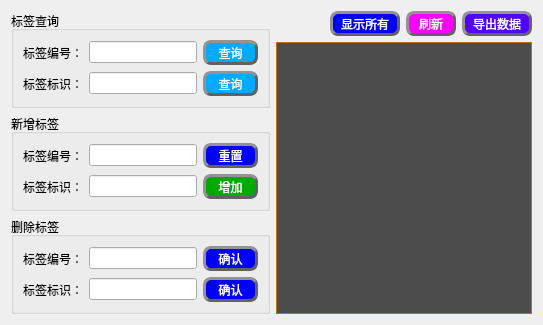
     <widget class="QWidget" name="tab">
      <attribute name="icon">
       <iconset resource="../res/resources.qrc">
        <normaloff>:/icons/s5.png</normaloff>:/icons/s5.png</iconset>
      </attribute>
      <attribute name="title">
       <string/>
      </attribute>
      <layout class="QVBoxLayout" name="verticalLayout_11">
       <item>
        <layout class="QHBoxLayout" name="horizontalLayout_21">
         <item>
          <layout class="QVBoxLayout" name="verticalLayout_10">
           <item>
            <widget class="QGroupBox" name="groupBox_7">
             <property name="sizePolicy">
              <sizepolicy hsizetype="Maximum" vsizetype="Preferred">
               <horstretch>0</horstretch>
               <verstretch>0</verstretch>
              </sizepolicy>
             </property>
             <property name="maximumSize">
              <size>
               <width>16777214</width>
               <height>16777215</height>
              </size>
             </property>
             <property name="styleSheet">
              <string notr="true"/>
             </property>
             <property name="title">
              <string>标签查询</string>
             </property>
             <layout class="QGridLayout" name="gridLayout_11">
              <item row="0" column="0">
               <layout class="QHBoxLayout" name="horizontalLayout_14">
                <item>
                 <widget class="QLabel" name="label_9">
                  <property name="text">
                   <string>标签编号：</string>
                  </property>
                 </widget>
                </item>
                <item>
                 <widget class="QLineEdit" name="lineEdit_9"/>
                </item>
                <item>
                 <widget class="QPushButton" name="pushButton_49">
                  <property name="minimumSize">
                   <size>
                    <width>55</width>
                    <height>25</height>
                   </size>
                  </property>
                  <property name="styleSheet">
                   <string notr="true">QPushButton{
font: 75 10pt &quot;微软雅黑&quot;;
color:rgb(255, 255, 255);
background-color: rgb(0, 170, 255);
border-radius: 8px;
border: 3px groove rgb(98, 98, 98);
border-style: outset;
}
QPushButton:pressed{
border-style: inset;
}
QPushButton:hover{
background-color:rgb(255, 170, 0);
}

</string>
                  </property>
                  <property name="text">
                   <string>查询</string>
                  </property>
                 </widget>
                </item>
               </layout>
              </item>
              <item row="1" column="0">
               <layout class="QHBoxLayout" name="horizontalLayout_15">
                <item>
                 <widget class="QLabel" name="label_10">
                  <property name="text">
                   <string>标签标识：</string>
                  </property>
                 </widget>
                </item>
                <item>
                 <widget class="QLineEdit" name="lineEdit_10"/>
                </item>
                <item>
                 <widget class="QPushButton" name="pushButton_43">
                  <property name="minimumSize">
                   <size>
                    <width>55</width>
                    <height>25</height>
                   </size>
                  </property>
                  <property name="styleSheet">
                   <string notr="true">QPushButton{
font: 75 10pt &quot;微软雅黑&quot;;
color:rgb(255, 255, 255);
background-color: rgb(0, 170, 255);
border-radius: 8px;
border: 3px groove rgb(98, 98, 98);
border-style: outset;
}
QPushButton:pressed{
border-style: inset;
}
QPushButton:hover{
background-color:rgb(255, 170, 0);
}

</string>
                  </property>
                  <property name="text">
                   <string>查询</string>
                  </property>
                 </widget>
                </item>
               </layout>
              </item>
             </layout>
            </widget>
           </item>
           <item>
            <widget class="QGroupBox" name="groupBox_6">
             <property name="sizePolicy">
              <sizepolicy hsizetype="Maximum" vsizetype="Preferred">
               <horstretch>0</horstretch>
               <verstretch>0</verstretch>
              </sizepolicy>
             </property>
             <property name="title">
              <string>新增标签</string>
             </property>
             <layout class="QGridLayout" name="gridLayout_12">
              <item row="0" column="0">
               <layout class="QHBoxLayout" name="horizontalLayout_17">
                <item>
                 <widget class="QLabel" name="label_7">
                  <property name="text">
                   <string>标签编号：</string>
                  </property>
                 </widget>
                </item>
                <item>
                 <widget class="QLineEdit" name="lineEdit_7"/>
                </item>
                <item>
                 <widget class="QPushButton" name="pushButton_46">
                  <property name="minimumSize">
                   <size>
                    <width>55</width>
                    <height>25</height>
                   </size>
                  </property>
                  <property name="styleSheet">
                   <string notr="true">QPushButton{
font: 75 10pt &quot;微软雅黑&quot;;
color:rgb(255, 255, 255);
background-color:rgb(0, 0, 255);
border-radius: 8px;
border: 3px groove rgb(98, 98, 98);
border-style: outset;
}
QPushButton:pressed{
border-style: inset;
}
QPushButton:hover{
background-color:rgb(255, 170, 0);
}

</string>
                  </property>
                  <property name="text">
                   <string>重置</string>
                  </property>
                 </widget>
                </item>
               </layout>
              </item>
              <item row="1" column="0">
               <layout class="QHBoxLayout" name="horizontalLayout_16">
                <item>
                 <widget class="QLabel" name="label_8">
                  <property name="text">
                   <string>标签标识：</string>
                  </property>
                 </widget>
                </item>
                <item>
                 <widget class="QLineEdit" name="lineEdit_8"/>
                </item>
                <item>
                 <widget class="QPushButton" name="pushButton_41">
                  <property name="minimumSize">
                   <size>
                    <width>55</width>
                    <height>25</height>
                   </size>
                  </property>
                  <property name="styleSheet">
                   <string notr="true">QPushButton{
font: 75 10pt &quot;微软雅黑&quot;;
color:rgb(255, 255, 255);
background-color: rgb(0, 170, 0);
border-radius: 8px;
border: 3px groove rgb(98, 98, 98);
border-style: outset;
}
QPushButton:pressed{
border-style: inset;
}
QPushButton:hover{
background-color:rgb(255, 170, 0);
}

</string>
                  </property>
                  <property name="text">
                   <string>增加</string>
                  </property>
                 </widget>
                </item>
               </layout>
              </item>
             </layout>
            </widget>
           </item>
           <item>
            <widget class="QGroupBox" name="groupBox_8">
             <property name="sizePolicy">
              <sizepolicy hsizetype="Maximum" vsizetype="Preferred">
               <horstretch>0</horstretch>
               <verstretch>0</verstretch>
              </sizepolicy>
             </property>
             <property name="title">
              <string>删除标签</string>
             </property>
             <layout class="QGridLayout" name="gridLayout_13">
              <item row="0" column="0">
               <layout class="QHBoxLayout" name="horizontalLayout_19">
                <item>
                 <widget class="QLabel" name="label_12">
                  <property name="text">
                   <string>标签编号：</string>
                  </property>
                 </widget>
                </item>
                <item>
                 <widget class="QLineEdit" name="lineEdit_12"/>
                </item>
                <item>
                 <widget class="QPushButton" name="pushButton_45">
                  <property name="minimumSize">
                   <size>
                    <width>55</width>
                    <height>25</height>
                   </size>
                  </property>
                  <property name="styleSheet">
                   <string notr="true">QPushButton{
font: 75 10pt &quot;微软雅黑&quot;;
color:rgb(255, 255, 255);
background-color:rgb(0, 0, 255);
border-radius: 8px;
border: 3px groove rgb(98, 98, 98);
border-style: outset;
}
QPushButton:pressed{
border-style: inset;
}
QPushButton:hover{
background-color:rgb(255, 170, 0);
}

</string>
                  </property>
                  <property name="text">
                   <string>确认</string>
                  </property>
                 </widget>
                </item>
               </layout>
              </item>
              <item row="1" column="0">
               <layout class="QHBoxLayout" name="horizontalLayout_18">
                <item>
                 <widget class="QLabel" name="label_11">
                  <property name="text">
                   <string>标签标识：</string>
                  </property>
                 </widget>
                </item>
                <item>
                 <widget class="QLineEdit" name="lineEdit_11"/>
                </item>
                <item>
                 <widget class="QPushButton" name="pushButton_44">
                  <property name="minimumSize">
                   <size>
                    <width>55</width>
                    <height>25</height>
                   </size>
                  </property>
                  <property name="styleSheet">
                   <string notr="true">QPushButton{
font: 75 10pt &quot;微软雅黑&quot;;
color:rgb(255, 255, 255);
background-color:rgb(0, 0, 255);
border-radius: 8px;
border: 3px groove rgb(98, 98, 98);
border-style: outset;
}
QPushButton:pressed{
border-style: inset;
}
QPushButton:hover{
background-color:rgb(255, 170, 0);
}

</string>
                  </property>
                  <property name="text">
                   <string>确认</string>
                  </property>
                 </widget>
                </item>
               </layout>
              </item>
             </layout>
            </widget>
           </item>
          </layout>
         </item>
         <item>
          <layout class="QGridLayout" name="gridLayout_14">
           <item row="0" column="0">
            <layout class="QHBoxLayout" name="horizontalLayout_20">
             <item>
              <spacer name="horizontalSpacer_8">
               <property name="orientation">
                <enum>Qt::Horizontal</enum>
               </property>
               <property name="sizeHint" stdset="0">
                <size>
                 <width>40</width>
                 <height>20</height>
                </size>
               </property>
              </spacer>
             </item>
             <item>
              <widget class="QPushButton" name="pushButton_48">
               <property name="minimumSize">
                <size>
                 <width>70</width>
                 <height>25</height>
                </size>
               </property>
               <property name="styleSheet">
                <string notr="true">QPushButton{
font: 75 10pt &quot;微软雅黑&quot;;
color:rgb(255, 255, 255);
background-color:rgb(0, 0, 255);
border-radius: 8px;
border: 3px groove rgb(98, 98, 98);
border-style: outset;
}
QPushButton:pressed{
border-style: inset;
}
QPushButton:hover{
background-color:rgb(255, 170, 0);
}

</string>
               </property>
               <property name="text">
                <string>显示所有</string>
               </property>
              </widget>
             </item>
             <item>
              <widget class="QPushButton" name="pushButton_40">
               <property name="minimumSize">
                <size>
                 <width>50</width>
                 <height>25</height>
                </size>
               </property>
               <property name="styleSheet">
                <string notr="true">QPushButton{
font: 75 10pt &quot;微软雅黑&quot;;
color:rgb(255, 255, 255);
background-color:rgb(255, 0, 255);
border-radius: 8px;
border: 3px groove rgb(98, 98, 98);
border-style: outset;
}
QPushButton:pressed{
border-style: inset;
}
QPushButton:hover{
background-color:rgb(255, 170, 0);
}

</string>
               </property>
               <property name="text">
                <string>刷新</string>
               </property>
              </widget>
             </item>
             <item>
              <widget class="QPushButton" name="pushButton_47">
               <property name="minimumSize">
                <size>
                 <width>70</width>
                 <height>25</height>
                </size>
               </property>
               <property name="styleSheet">
                <string notr="true">QPushButton{
font: 75 10pt &quot;微软雅黑&quot;;
color:rgb(255, 255, 255);
background-color:rgb(85, 0, 255);
border-radius: 8px;
border: 3px groove rgb(98, 98, 98);
border-style: outset;
}
QPushButton:pressed{
border-style: inset;
}
QPushButton:hover{
background-color:rgb(255, 170, 0);
}

</string>
               </property>
               <property name="text">
                <string>导出数据</string>
               </property>
              </widget>
             </item>
            </layout>
           </item>
           <item row="1" column="0">
            <widget class="QTableView" name="tableView_7">
             <property name="sizePolicy">
              <sizepolicy hsizetype="Expanding" vsizetype="Expanding">
               <horstretch>0</horstretch>
               <verstretch>0</verstretch>
              </sizepolicy>
             </property>
             <property name="styleSheet">
              <string notr="true">QHeaderView::section{  
    background: rgb(76, 76, 76);
    color: rgb(240, 240, 240);  
    padding-left: 4px;  
    border: 1px solid #C07010;  
    min-height: 30px;  
}  /*表头*/
QTableView{  
    color: rgb(0, 0, 0);  
    border: 1px solid #C07010;          /*边框颜色*/  
    gridline-color:#C07010;             /*grid线颜色*/  
    background-color: rgb(76, 76, 76); 
    alternate-background-color: rgb(200, 200, 200); /*行交替颜色*/  
    selection-background-color: rgb(130, 190, 100); /*选中行背景颜色*/  
}  
  
QTableView::item:!alternate:!selected{  
    background-color: rgb(220, 220, 220);    /*交替行的另一颜色*/  
}  
</string>
             </property>
            </widget>
           </item>
          </layout>
         </item>
        </layout>
       </item>
      </layout>
      <zorder></zorder>
     </widget>
